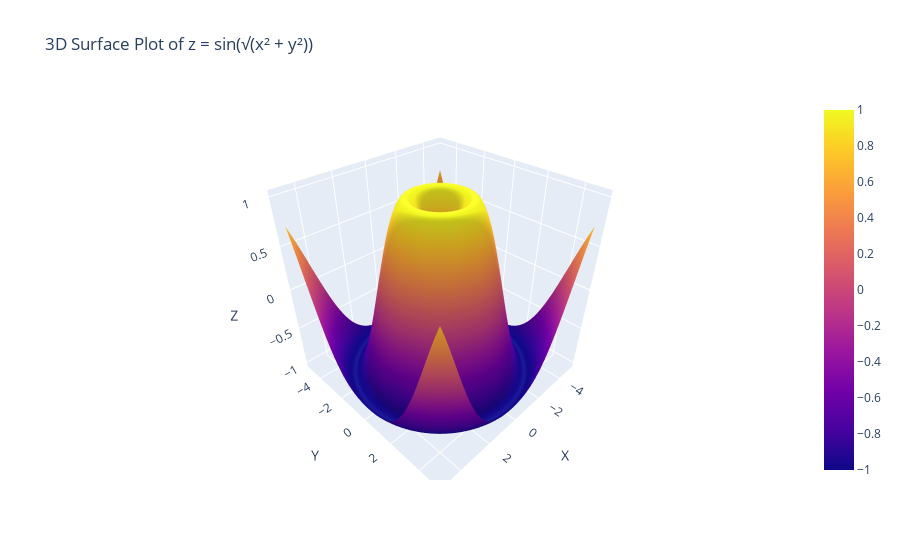

The cell this chart's notebook holds for it:
### Code cell
fig.update_layout(title='3D Surface Plot of z = sin(√(x² + y²))',
                  scene=dict(
                      xaxis_title='X',
                      yaxis_title='Y',
                      zaxis_title='Z'
                  ))
fig.show()

### Figure 1 — Plotly figure (JSON) as saved in the notebook; plotly's stock layout.template omitted (floating-point values rounded to 4 significant figures; data arrays with more than 128 entries replaced by an {"elided": "..."} marker saying what was removed)
{"data": [{"type": "surface", "x": {"elided": "100x100 float values"}, "y": {"elided": "100x100 float values"}, "z": {"elided": "100x100 float values"}}], "layout": {"scene": {"xaxis": {"title": {"text": "X"}}, "yaxis": {"title": {"text": "Y"}}, "zaxis": {"title": {"text": "Z"}}}, "title": {"text": "3D Surface Plot of z = sin(√(x² + y²))"}}}
